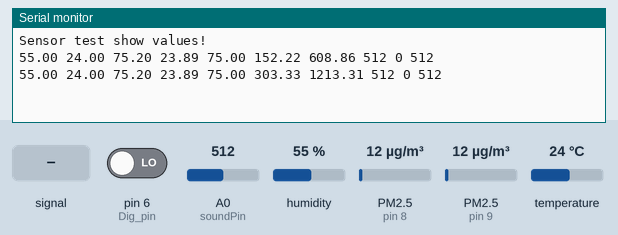
Recording of a sketch running on a simulated Arduino Uno, built with avr-gcc and run on an emulated ATmega328P. On the bench: the last lines printed to the serial monitor. Wiring (inferred from the names in the program): 2 × dust sensor: data pin 8 / data pin 9. Inputs (shaded band) come from the test bench; at power-on: humidity 55 %, PM2.5 (sensors on pin 8, pin 9) 12 µg/m³, A0 (soundPin) = 512, pin 6 (Dig_pin) LOW, temperature 24 °C.

Above: at 1.2 s.
1.3 s: A0 (soundPin) fed a 200 Hz sine of ±81 counts around its level
At 2.26 s:
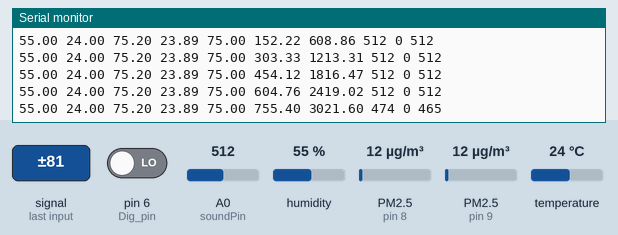
2.8 s: humidity set to 22 %
At 3.06 s:
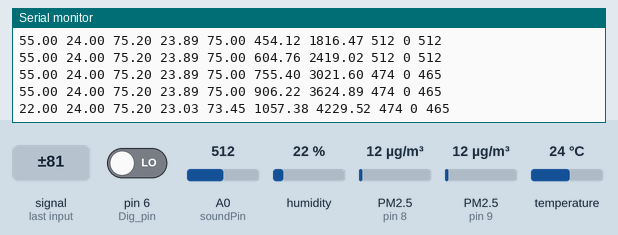
4.3 s: PM2.5 (sensor on pin 8) set to 6 µg/m³
At 4.66 s:
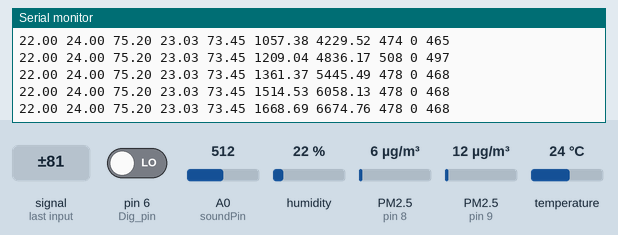
5.8 s: PM2.5 (sensor on pin 9) set to 6 µg/m³
At 5.86 s:
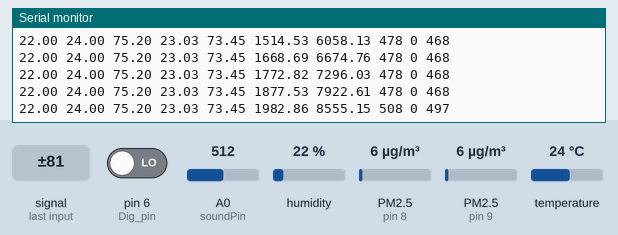
7.3 s: A0 (soundPin) set to 716
At 7.46 s:
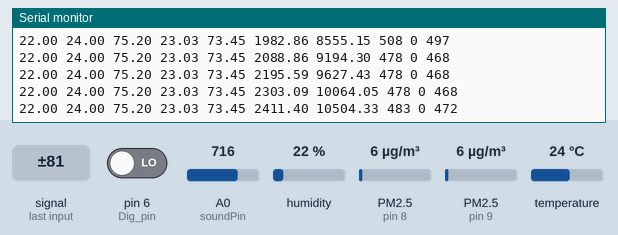
8.8 s: pin 6 (Dig_pin) driven HIGH
At 9.46 s:
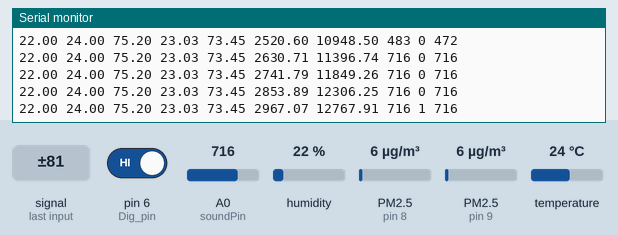
Timing chart, 0 to 11.3 s (numbered marks = the images above; inputs shaded):
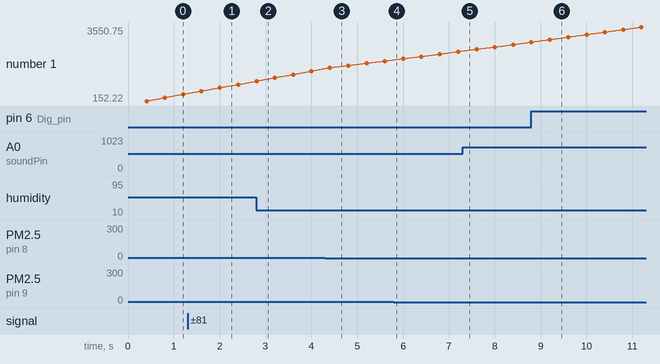

Measured:
- after the input at 1.3 s, the serial monitor: prints a new line after 0.70 s (image 1)
- after the input at 2.8 s, the serial monitor: prints a new line at once (image 2)
- after the input at 8.8 s, the serial monitor: prints a new line after 0.40 s (image 6)
- plotted number 1: 1514.53 → 1982.86 after the input at 4.3 s

The sketch:

Dust__Dht__Vib__Sound.ino
```cpp
#include "DHT.h"

int pin = 8; // kuning
int pon = 9; // abu abu
int soundPin = A0; // sound
int Soundvalue = 0; // soundhttps://github.com/miftahfaridhh/server-room-monitoring

#define Dig_pin 6 // vibr
#define DHTPIN 4  // dht = dat
#define DHTTYPE DHT22   // DHT 11
DHT dht(DHTPIN, DHTTYPE);

int Dig_out = LOW;
int Ana_out = 0;


unsigned long duration;
unsigned long durasi;
unsigned long starttime;
unsigned long sampletime_ms = 1000;//sampe 30s ;
unsigned long lowpulseoccupancy = 0;
unsigned long lowpulseoccupansi = 0;
float ratioPM25 = 0;
float rasioPM10 = 0;
float PM25 = 0;
float PM10 = 0;

void setup() {
 Serial.begin(9600);
 pinMode(8,INPUT);
 starttime = millis();//get the current time;
 Serial.println(F("Sensor test show values!"));
 dht.begin();
}

void loop() {
 Soundvalue = analogRead (soundPin);
 Dig_out = digitalRead(Dig_pin);
 Ana_out = analogRead(A0);
 duration = pulseIn(pin, LOW);
 durasi = pulseIn(pon, LOW);
 lowpulseoccupancy = lowpulseoccupancy+duration;
 lowpulseoccupansi = lowpulseoccupansi+durasi;
 float h = dht.readHumidity(); //Celcius
 float t = dht.readTemperature(); // Farenheit
 float f = dht.readTemperature(true);
 if ((millis()-starttime) > sampletime_ms)//if the sampel time == 30s
 if (isnan(h) || isnan(t) || isnan(f)) {
    Serial.println(F("Failed to read from DHT sensor!"));
    return;
 }
 float hif = dht.computeHeatIndex(f, h);
 float hic = dht.computeHeatIndex(t, h, false);
 ratioPM25 = lowpulseoccupancy/(sampletime_ms*10.0); // Integer percentage 0=>100
 rasioPM10 = lowpulseoccupansi/(sampletime_ms*10.0);
 PM25 = 1.1*pow(ratioPM25,3)-3.8*pow(ratioPM25,2)+520*ratioPM25+0.62; // using spec sheet curve
 PM10 = (1.1*pow(rasioPM10,3)-3.8*pow(rasioPM10,2)+520*rasioPM10+0.62)*4;

//temperature
 //Serial.print(F(" Hum: "));
 Serial.print(h);

 //Serial.print(F("%  Temp: "));
 Serial.print(F(" "));
 Serial.print(t);
 //Serial.print(F("C "));

 Serial.print(F(" "));
 Serial.print(f);
 Serial.print(F(" "));

 //Serial.print(F("F  Heat index: "));
 Serial.print(hic);
 Serial.print(F(" "));
 //Serial.print(F("C "));

 Serial.print(hif);
 Serial.print(F(" "));
 //Serial.print(F("F"));

// dust
 //Serial.print(" PM2.5 = ");
 Serial.print(PM25);
 Serial.print(F(" "));

 //Serial.print(" PM10 = ");
 Serial.print(PM10);
 Serial.print(F(" "));

//vibration
 //Serial.print(" pcs/0.01cf");
 //Serial.print("  Anaolog : ");
 Serial.print(Ana_out);
 Serial.print(F(" "));

 //Serial.print("  Digital :");
 Serial.print(Dig_out);
 Serial.print(F(" "));

 //Serial.print("  Digital :");
 Serial.println (Soundvalue, DEC);

 }
```
